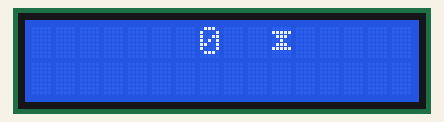
Recording of a sketch running on a simulated Arduino Uno, built with avr-gcc and run on an emulated ATmega328P. Shown: 16×2 character LCD.

Above: at 0.1 s.
At 4.1 s:
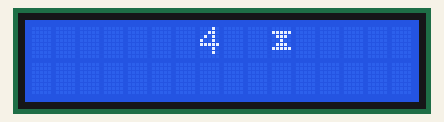
At 9.1 s:
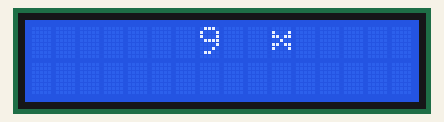
At 18.2 s:
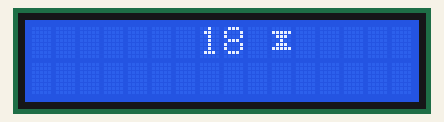
At 27.2 s:
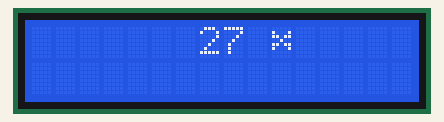
At 37.2 s:
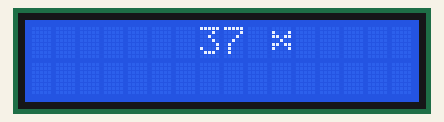

The sketch:

timer.ino
```cpp
#include <LiquidCrystal.h>
LiquidCrystal lcd(7, 6, 5, 4, 3, 2);
byte hourglass1[8] = {
  B00000,
  B11111,
  B01110,
  B00100,
  B01110,
  B11111,
  B00000,
};

byte hourglass2[8] = {
  B00000,
  B10001,
  B11011,
  B00100,
  B11011,
  B10001,
  B00000,
};

int seconds_elapsed = 0;

void setup() {
  lcd.begin(16, 2);

  lcd.createChar(0, hourglass1);
  lcd.createChar(1, hourglass2);

}
void loop()
{
  for(int i = 0; i <= 100; i++)
  {
    lcd.setCursor(7,0);
    lcd.print(seconds_elapsed);

    lcd.setCursor(10, 0);
    if(seconds_elapsed % 2 == 0)
    {
      lcd.write(byte(0));
    }
    else
    {
      lcd.write(byte(1));
    }

    delay(1000);
    lcd.clear();
    seconds_elapsed += 1;
  }
}
```

Measured:
- what the display in image 1 shows lasts 1.0 s, from 4.1 s to 5.1 s
